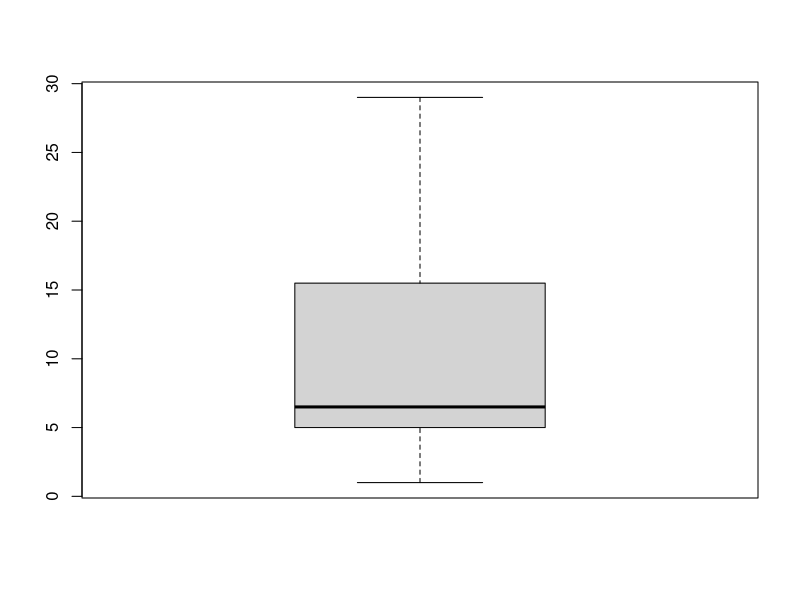

Generate this figure with R:
data_file <- read.csv("exam_data.csv")

cat("Minimum and maximum grades of first exam are:", min(data_file[, 1]), ",", max(data_file[, 1]), "\n")

cat("Minimum and maximum grades of second exam are: ", min(data_file[, 2]), ",", max(data_file[, 2]), "\n")

cat("Median of first exam is:", median(data_file[, 1]), ", median of second exam is:", median(data_file[, 2]), "\n")

cat("Average of first exam is:", mean(data_file[, 1]), ", AVG of second exam is:", mean(data_file[, 2]), "\n")

cat("VAR of first exam is:", var(data_file[, 1]), ", VAR of second exam is:", var(data_file[, 2]), "\n")

grade_difference <- abs(data_file[, 1] - data_file[, 2])
boxplot(grade_difference)

quantile(grade_difference, prob=c(0,.25,.5,.75, 1))
